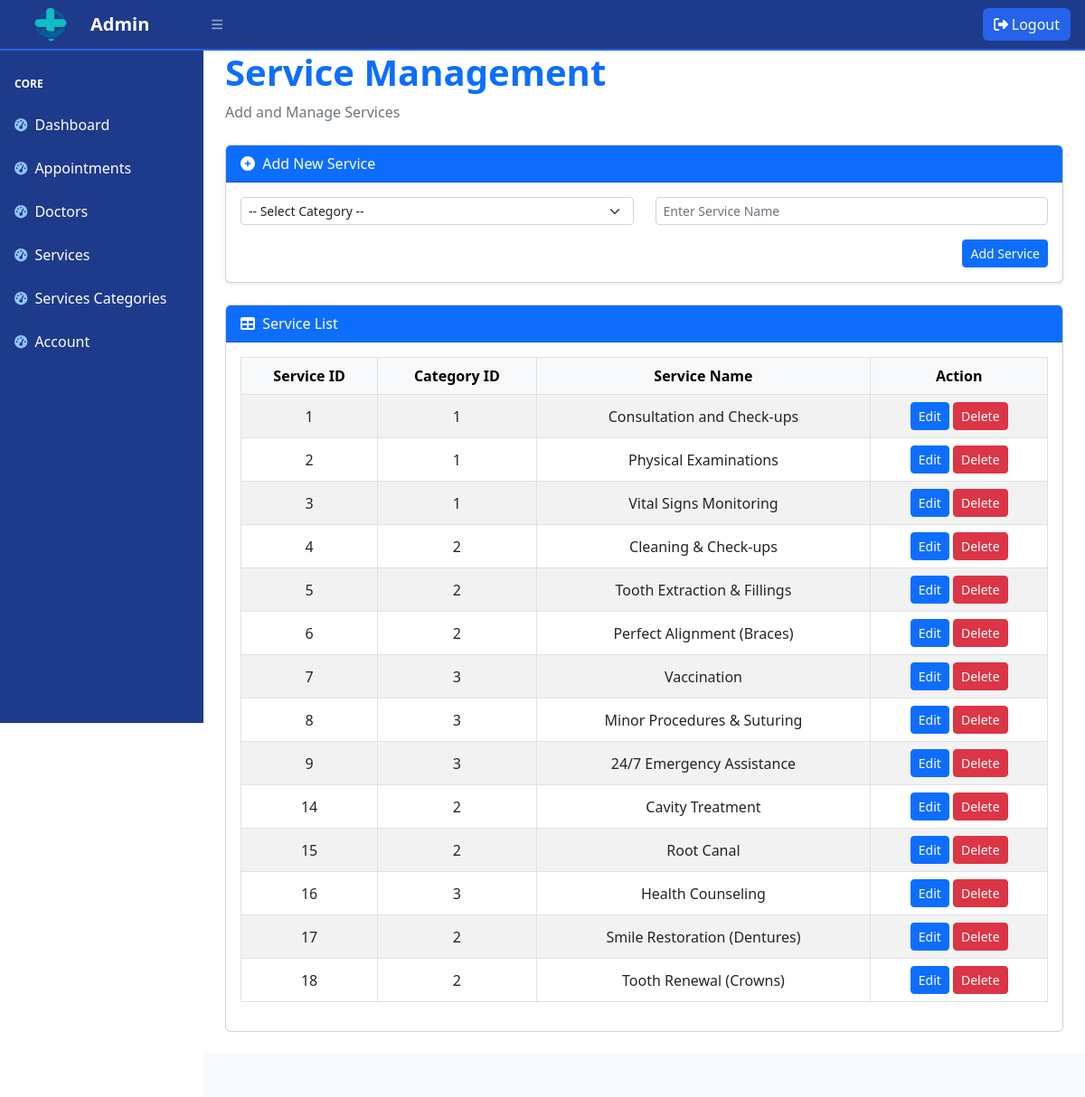
Page /clinic_admin/services_tbl.php on the committed database.
### tables this page shows
CREATE TABLE `services` (
  `service_id` int NOT NULL,
  `category_id` int DEFAULT NULL,
  `service_name` varchar(100) NOT NULL
);

### clinic_admin/services_tbl.php (the view, shortened to what this page needs)
<?php
include 'service_crud.php';
?>
<!DOCTYPE html>
<html lang="en">
<?php include 'includes/head.php'; ?>
<body class="sb-nav-fixed">
    <?php include 'includes/header.php'; ?>
    <div id="layoutSidenav">
        <?php include 'includes/sidebar.php'; ?>
        <div id="layoutSidenav_content">
            <main>
                <div class="container-fluid px-4">
                    <h1 class="mt-mt-mb-4 text-primary fw-bold">Service Management</h1>
                    <ol class="breadcrumb mb-4">
                        <li class="breadcrumb-item active">Add and Manage Services</li>
                    </ol>
                    <?php
                    try {
                        $stmt = $pdo->query("SELECT category_id, category_name FROM service_categories ORDER BY category_name ASC");
                        $categories = $stmt->fetchAll(PDO::FETCH_ASSOC);
                    } catch (PDOException $e) {
                        $categories = [];
                        echo "<div class='alert alert-danger'>Error fetching categories: " . htmlspecialchars($e->getMessage()) . "</div>";
                    }
                    ?>
                    <div class="card mb-4 shadow-sm">
                        <div class="card-header bg-primary text-white">
                            <i class="fas fa-plus-circle me-1"></i> Add New Service
                        </div>
                        <div class="card-body">
                            <?php if (empty($categories)): ?>
                                <div class="alert alert-warning mb-3">
                                    No categories found. Please add a category first before adding a service.
                                </div>
                            <?php else: ?>
                                <form method="post" action="service_crud.php">
                                    <div class="row mb-3">
                                        <div class="col-md-6">
                                            <select name="category_id" class="form-select form-select-sm" required>
                                                <option value="">-- Select Category --</option>
                                            </select>
                                        </div>
                                        <div class="col-md-6">
                                            <input type="text" name="service_name" placeholder="Enter Service Name" class="form-control form-control-sm" required>
                                        </div>
                                    </div>
                                    <div class="text-end">
                                        <input type="submit" name="addservice" value="Add Service" class="btn btn-primary btn-sm">
                                    </div>
                                </form>
                            <?php endif; ?>
                        </div>
                    </div>
                    <div class="card mb-4">
                        <div class="card-header bg-primary text-white">
                            <i class="fas fa-table me-1"></i> Service List
                        </div>
                        <div class="card-body">
                            <table id="datatablesSimple" class="table table-bordered table-striped text-center align-middle">
                                <thead class="table-light">
                                    <tr>
                                        <th>Service ID</th>
                                        <th>Category ID</th>
                                        <th>Service Name</th>
                                        <th>Action</th>
                                    </tr>
                                </thead>
                                 <?php
                                    $sql = 'SELECT * FROM services';
                                    $stmt = $pdo->prepare($sql);
                                    $stmt->execute();
                                    $serviceList = $stmt->fetchAll();
                                 ?>
                                <tbody>
                                    <?php foreach ($serviceList as $service): ?>
                                        <tr>
                                            <td><?= htmlspecialchars($service['service_id']) ?></td>
                                            <td><?= htmlspecialchars($service['category_id']) ?></td>
                                            <td><?= htmlspecialchars($service['service_name']) ?></td>
                                            <td>
                                                <a href="service_edit.php?service_id=<?= $service['service_id'] ?>" class="btn btn-primary btn-sm">Edit</a>
                                                <a href="services_tbl.php?delete=<?= $service['service_id'] ?>" onclick="return confirm('Are you sure you want to delete this service?')" class="btn btn-danger btn-sm"> Delete</a>
                                            </td>
                                        </tr>
                                    <?php endforeach; ?>
                                </tbody>
                            </table>
                        </div>
                    </div>
                </div>
            </main>
            <?php include 'includes/footer.php'; ?>
</body>
</html>

### rows in the picture
services: service_id "1", category "1", service_name "Consultation and Check-ups"
services: service_id "2", category "1", service_name "Physical Examinations"
services: service_id "3", category "1", service_name "Vital Signs Monitoring"
services: service_id "4", category "2", service_name "Cleaning & Check-ups"
services: service_id "5", category "2", service_name "Tooth Extraction & Fillings"
services: service_id "6", category "2", service_name "Perfect Alignment (Braces)"
services: service_id "7", category "3", service_name "Vaccination"
services: service_id "8", category "3", service_name "Minor Procedures & Suturing"
services: service_id "9", category "3", service_name "24/7 Emergency Assistance"
services: service_id "14", category "2", service_name "Cavity Treatment"
services: service_id "15", category "2", service_name "Root Canal"
services: service_id "16", category "3", service_name "Health Counseling"
services: service_id "17", category "2", service_name "Smile Restoration (Dentures)"
services: service_id "18", category "2", service_name "Tooth Renewal (Crowns)"
